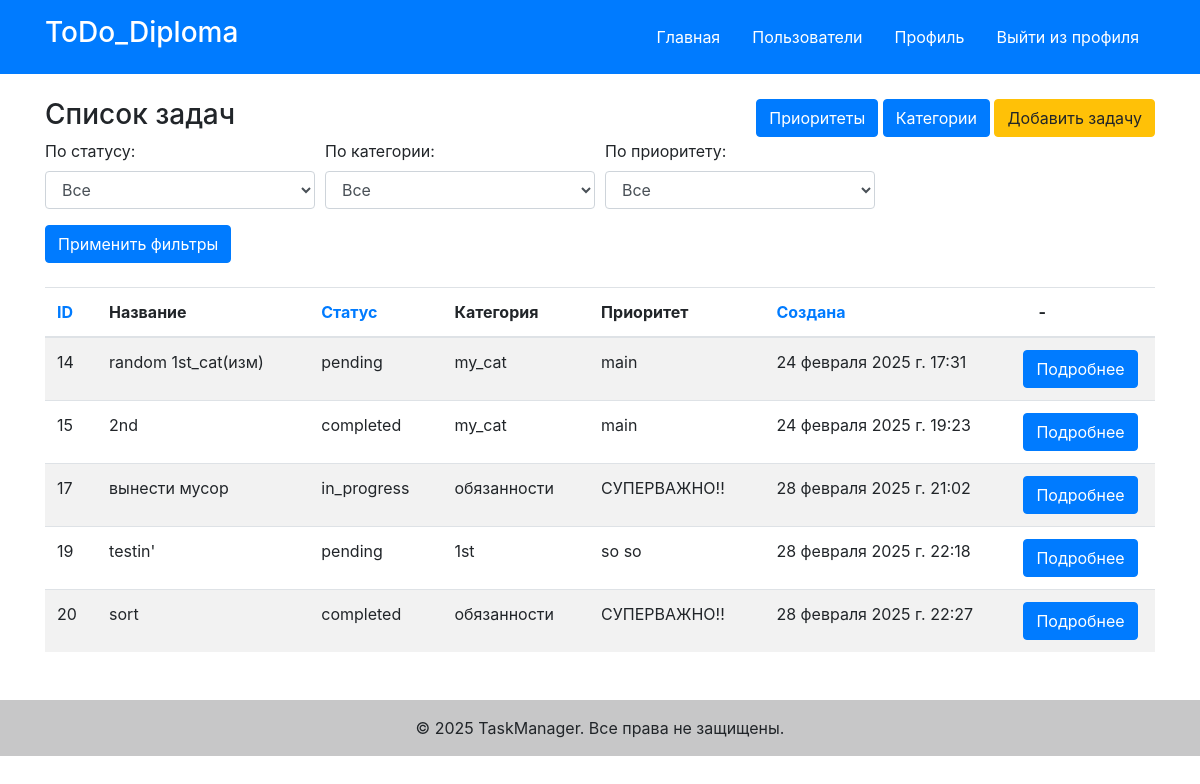
The page /task/list/ (signed in) on the database its author committed.
### task/models.py (models this page shows, shortened)
class Task(models.Model):
    STATUS_CHOICES = [
        ('pending', 'В ожидании'),
        ('in_progress', 'В процессе'),
        ('completed', 'Завершено'),
    ]
    created_by = models.ForeignKey(User, on_delete=models.CASCADE, related_name='tasks') # related_name позволяет обращаться к задачам пользователя через user.tasks.all().
    title = models.CharField(max_length=100)
    description = models.CharField(blank=True, null=True, max_length=255)
    status = models.CharField(max_length=20, choices=STATUS_CHOICES, default='pending')
    completed = models.BooleanField(default=False)
    created_at = models.DateTimeField(auto_now_add=True)
    completed_at = models.DateTimeField(blank=True, null=True)
    updated_at = models.DateTimeField(blank=True, null=True)
    deleted_at = models.DateTimeField(blank=True, null=True)
    deleted = models.BooleanField(default=False)
    category = models.ForeignKey(Category, on_delete=models.CASCADE) # автоматически удаляет или изменяет строки из зависимой таблицы при удалении или изменении связанных строк в главной таблице
    priority = models.ForeignKey(Priority, on_delete=models.CASCADE)
    is_deleted = models.BooleanField(default=False)  # Поле для soft delete пользователем
    class Meta:
        verbose_name = "Задача"
        verbose_name_plural = "Задачи"

### categories/models.py (models this page shows, shortened)
class Category(models.Model):
    created_by = models.ForeignKey(User, on_delete=models.CASCADE)
    name = models.CharField(max_length=50)
    description = models.CharField(max_length=255, blank=True, null=True)
    created_at = models.DateTimeField(auto_now_add=True)
    updated_at = models.DateTimeField(blank=True, null=True)
    deleted_at = models.DateTimeField(blank=True, null=True)
    deleted = models.BooleanField(default=False)
    class Meta:
        verbose_name = "Категория"
        verbose_name_plural = "Категории"

### priorities/models.py (models this page shows, shortened)
class Priority(models.Model):
    created_by = models.ForeignKey(User, on_delete=models.CASCADE, related_name='priorities')
    name = models.CharField(max_length=20)
    created_at = models.DateTimeField(auto_now_add=True)
    updated_at = models.DateTimeField(blank=True, null=True)
    deleted_at = models.DateTimeField(blank=True, null=True)
    deleted = models.BooleanField(default=False)
    class Meta:
        verbose_name = "Приоритет"
        verbose_name_plural = "Приоритеты"

### task/views.py (the view)
# urls.py: path('list/', TaskListView.as_view(), name='task_list'),
class TaskListView(LoginRequiredMixin, ListView):
    model = Task
    template_name = 'task/task_list.html'
    context_object_name = 'tasks'
    def get_queryset(self): # функция для отображения задач текущего пользователя
        user = self.request.user
        queryset = Task.objects.filter(created_by=user, is_deleted=False)
        status = self.request.GET.get('status')
        if status:
            queryset = queryset.filter(status=status)
        category_id = self.request.GET.get('category')
        if category_id:
            queryset = queryset.filter(category_id=category_id)
        priority_id = self.request.GET.get('priority')
        if priority_id:
            queryset = queryset.filter(priority_id=priority_id)
        task_id = self.request.GET.get('id')
        if task_id:
            queryset = queryset.filter(id=task_id)
        sort_by = self.request.GET.get('sort_by')
        if sort_by in ['status', '-status', 'created_at', '-created_at']:
            queryset = queryset.order_by(sort_by)
        return queryset
    def get_context_data(self, **kwargs):
        context = super().get_context_data(**kwargs)
        context['categories'] = Category.objects.all()  # Получаем все объекты категорий
        context['priorities'] = Priority.objects.all()  # Получаем все объекты приоритетов
        return context

### task/templates/task/task_list.html (shortened to what this page needs)
{% extends 'task/base.html' %}
{% block content %}
<div class="d-flex justify-content-between align-items-center">
    <h1 class="h3">Список задач</h1>
    <div class="ms-auto">
        <a href="{% url 'priority_list' %}" class="btn btn-primary">Приоритеты</a>
        <a href="{% url 'category_list' %}" class="btn btn-primary">Категории</a>
        <a href="{% url 'task_add' %}" class="btn btn-warning">Добавить задачу</a>
    </div>
</div>
<form method="get" action="." class="mb-4">
    <div class="form-row">
        <div class="form-group col-md-3">
            <label for="status">По статусу:</label>
            <select name="status" id="status" class="form-control">
                <option value="">Все</option>
            </select>
        </div>
        <div class="form-group col-md-3">
            <label for="category">По категории:</label>
            <select name="category" id="category" class="form-control">
                <option value="">Все</option>
            </select>
        </div>
        <div class="form-group col-md-3">
            <label for="priority">По приоритету:</label>
            <select name="priority" id="priority" class="form-control">
                <option value="">Все</option>
            </select>
        </div>
    </div>
    <button type="submit" class="btn btn-primary">Применить фильтры</button>
</form>
<table class="table table-striped">
    <thead>
        <tr>
            <th><a href="?sort_by=id">ID</a></th>
            <th>Название</th>
            <th><a href="?sort_by=status">Статус</a></th>
            <th>Категория</th>
            <th>Приоритет</th>
            <th><a href="?sort_by=created_at">Создана</a></th>
            <th>-</th>
        </tr>
    </thead>
    <tbody>
        {% for task in tasks %}
            <tr>
                <td>{{ task.id }}</td>
                <td>{{ task.title }}</td>
                <td>{{ task.status }}</td>
                <td>{{ task.category.name }}</td>
                <td>{{ task.priority.name }}</td>
                <td>{{ task.created_at }}</td>
                <td><div class="row">
                    <a href="{% url 'task_detail' task.pk %}" class="btn btn-primary">Подробнее</a>
                </div> </td>
            </tr>
        {% endfor %}
    </tbody>
</table>
{% endblock %}

### task/templates/task/base.html (shortened to what this page needs)
<!DOCTYPE html>
<html lang="ru">
<head>
    <link href="https://stackpath.bootstrapcdn.com/bootstrap/4.5.2/css/bootstrap.min.css" rel="stylesheet">
</head>
<body>
    <header class="bg-primary text-white p-3">
        <div class="container d-flex justify-content-between align-items-center">
            <h1 class="h3">ToDo_Diploma</h1>
            <div class="d-flex justify-content-end align-items-center">
                <nav class="nav">
                    <a href="{% url 'task_list' %}" class="nav-link text-white me-3">Главная</a>
                    <a href="{% url 'users_list' %}" class="nav-link text-white me-3">Пользователи</a>
                    <a href="{% url 'user-profile' %}" class="nav-link text-white me-3">Профиль</a>
                    <a href="{% url 'logout' %}" class="nav-link text-white">Выйти из профиля</a>
                </nav>
            </div>
        </div>
    </header>
    <div class="container mt-4">
        {% block content %}{% endblock %}
    </div>
    <footer class="bg-light text-center text-lg-start mt-5">
        <div class="text-center p-3" style="background-color: rgba(0, 0, 0, 0.2);">
            &copy; 2025 TaskManager. Все права не защищены.
        </div>
    </footer>
</body>
</html>

### rows shown on the page
Task: id "14", title "random 1st_cat(изм)", status "pending", category.name "my_cat", priority.name "main", created_at "24 февраля 2025 г. 17:31"
Task: id "15", title "2nd", status "completed", category.name "my_cat", priority.name "main", created_at "24 февраля 2025 г. 19:23"
Task: id "17", title "вынести мусор", status "in_progress", category.name "обязанности", priority.name "СУПЕРВАЖНО!!", created_at "28 февраля 2025 г. 21:02"
Task: id "19", title "testin'", status "pending", category.name "1st", priority.name "so so", created_at "28 февраля 2025 г. 22:18"
Task: id "20", title "sort", status "completed", category.name "обязанности", priority.name "СУПЕРВАЖНО!!", created_at "28 февраля 2025 г. 22:27"
